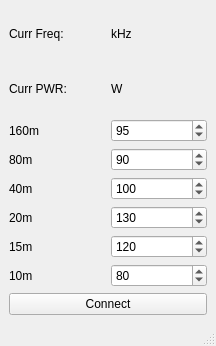
<?xml version="1.0" encoding="UTF-8"?>
<ui version="4.0">
 <class>MainWindow</class>
 <widget class="QMainWindow" name="MainWindow">
  <property name="geometry">
   <rect>
    <x>0</x>
    <y>0</y>
    <width>216</width>
    <height>346</height>
   </rect>
  </property>
  <property name="windowTitle">
   <string>MainWindow</string>
  </property>
  <widget class="QWidget" name="centralwidget">
   <layout class="QVBoxLayout" name="verticalLayout">
    <item>
     <layout class="QGridLayout" name="gridLayout_2">
      <item row="0" column="0">
       <widget class="QLabel" name="label_7">
        <property name="text">
         <string>Curr Freq:</string>
        </property>
       </widget>
      </item>
      <item row="0" column="1">
       <widget class="QLabel" name="labelFreq">
        <property name="text">
         <string>kHz</string>
        </property>
       </widget>
      </item>
      <item row="1" column="0">
       <widget class="QLabel" name="label_8">
        <property name="text">
         <string>Curr PWR:</string>
        </property>
       </widget>
      </item>
      <item row="1" column="1">
       <widget class="QLabel" name="labelPWR">
        <property name="text">
         <string>W</string>
        </property>
       </widget>
      </item>
     </layout>
    </item>
    <item>
     <layout class="QGridLayout" name="gridLayout">
      <item row="0" column="0">
       <widget class="QLabel" name="label">
        <property name="text">
         <string>160m</string>
        </property>
       </widget>
      </item>
      <item row="0" column="1">
       <widget class="QSpinBox" name="spinBoxPwr160m">
        <property name="maximum">
         <number>200</number>
        </property>
        <property name="value">
         <number>95</number>
        </property>
       </widget>
      </item>
      <item row="1" column="0">
       <widget class="QLabel" name="label_2">
        <property name="text">
         <string>80m</string>
        </property>
       </widget>
      </item>
      <item row="1" column="1">
       <widget class="QSpinBox" name="spinBoxPwr80m">
        <property name="maximum">
         <number>200</number>
        </property>
        <property name="value">
         <number>90</number>
        </property>
       </widget>
      </item>
      <item row="2" column="0">
       <widget class="QLabel" name="label_3">
        <property name="text">
         <string>40m</string>
        </property>
       </widget>
      </item>
      <item row="2" column="1">
       <widget class="QSpinBox" name="spinBoxPwr40m">
        <property name="maximum">
         <number>200</number>
        </property>
        <property name="value">
         <number>100</number>
        </property>
       </widget>
      </item>
      <item row="3" column="0">
       <widget class="QLabel" name="label_4">
        <property name="text">
         <string>20m</string>
        </property>
       </widget>
      </item>
      <item row="3" column="1">
       <widget class="QSpinBox" name="spinBoxPwr20m">
        <property name="maximum">
         <number>200</number>
        </property>
        <property name="value">
         <number>130</number>
        </property>
       </widget>
      </item>
      <item row="4" column="0">
       <widget class="QLabel" name="label_5">
        <property name="text">
         <string>15m</string>
        </property>
       </widget>
      </item>
      <item row="4" column="1">
       <widget class="QSpinBox" name="spinBoxPwr15m">
        <property name="maximum">
         <number>200</number>
        </property>
        <property name="value">
         <number>120</number>
        </property>
       </widget>
      </item>
      <item row="5" column="0">
       <widget class="QLabel" name="label_6">
        <property name="text">
         <string>10m</string>
        </property>
       </widget>
      </item>
      <item row="5" column="1">
       <widget class="QSpinBox" name="spinBoxPwr10m">
        <property name="maximum">
         <number>200</number>
        </property>
        <property name="value">
         <number>80</number>
        </property>
       </widget>
      </item>
     </layout>
    </item>
    <item>
     <widget class="QPushButton" name="pushButtonConnect">
      <property name="text">
       <string>Connect</string>
      </property>
     </widget>
    </item>
   </layout>
  </widget>
  <widget class="QMenuBar" name="menubar">
   <property name="geometry">
    <rect>
     <x>0</x>
     <y>0</y>
     <width>216</width>
     <height>26</height>
    </rect>
   </property>
  </widget>
  <widget class="QStatusBar" name="statusbar"/>
 </widget>
 <resources/>
 <connections/>
</ui>
